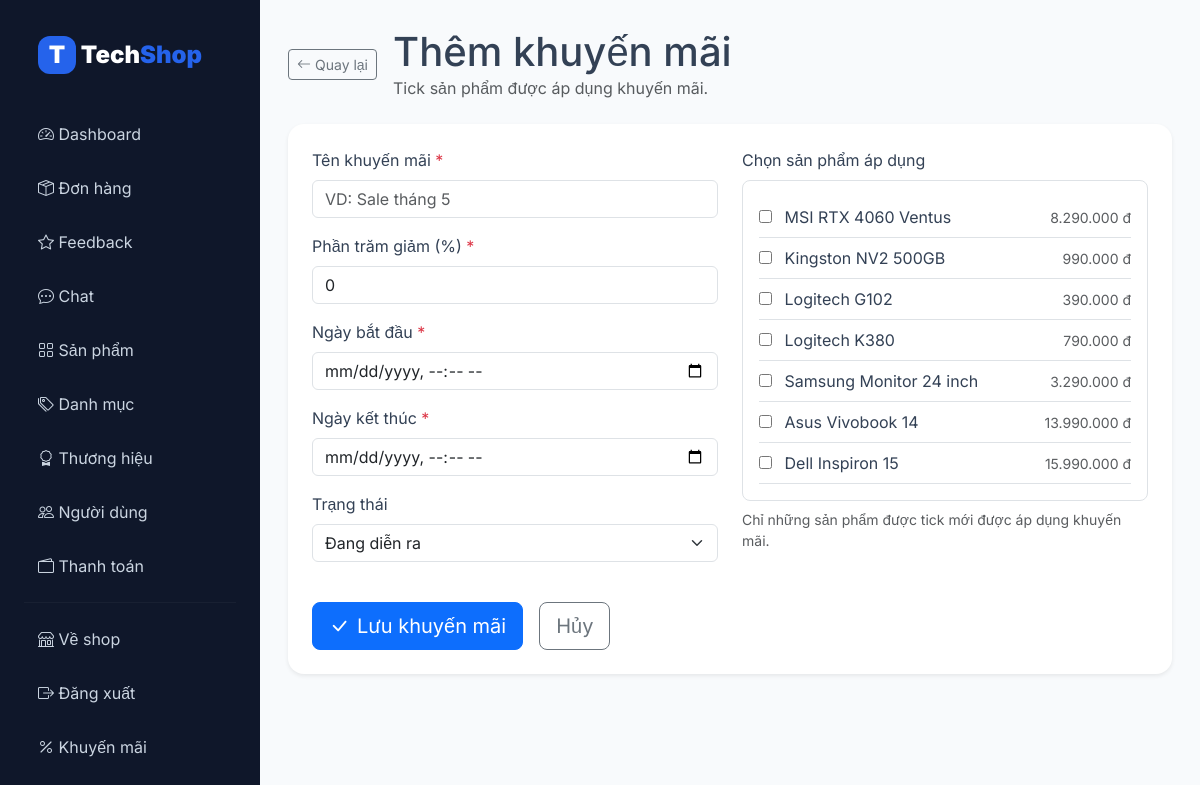
Page /admin/promotion_form.php (signed in) on the committed database.
### tables this page shows
CREATE TABLE `san_pham` (
  `id_san_pham` int(11) NOT NULL,
  `id_danh_muc` int(11) NOT NULL,
  `id_thuong_hieu` int(11) NOT NULL,
  `ten_san_pham` varchar(255) NOT NULL,
  `ma_san_pham` varchar(80) NOT NULL,
  `gia` decimal(15,2) NOT NULL,
  `hinh_anh_chinh` varchar(255) DEFAULT NULL,
  `mo_ta_ngan` text DEFAULT NULL,
  `mo_ta_chi_tiet` longtext DEFAULT NULL,
  `so_luong_ton` int(11) DEFAULT 0,
  `trang_thai` enum('dang_ban','het_hang','an') DEFAULT 'dang_ban',
  `ngay_tao` timestamp NOT NULL DEFAULT current_timestamp()
);

### includes/helpers.php (called while the page is built, shortened)
<?php
function h(mixed $value): string
{
    return htmlspecialchars((string)$value, ENT_QUOTES, 'UTF-8');
}
function format_price(mixed $price): string
{
    return number_format((float)$price, 0, ',', '.') . ' đ';
}

### models/AdminCatalog.php (called while the page is built, shortened)
<?php
class AdminCatalog
{
    public function productsForPromotionSelect(): array
    {
        return $this->pdo->query("
            SELECT id_san_pham, ten_san_pham, gia, trang_thai
            FROM san_pham
            WHERE trang_thai != 'an'
            ORDER BY id_san_pham DESC
        ")->fetchAll();
    }
}

### admin/promotion_form.php (the view, shortened to what this page needs)
<?php
require_once __DIR__ . '/../models/AdminCatalog.php';
$pdo = db_connect();
$m = new AdminCatalog($pdo);
$id = (int)($_GET['id'] ?? 0);
$km = $id ? $m->findPromotion($id) : null;
require __DIR__ . '/_layout_start.php';
$products = $m->productsForPromotionSelect();
$selected = $id ? $m->getPromotionProductIds($id) : [];
?>
<div class="d-flex align-items-center gap-3 mb-4">
    <a href="<?= BASE_URL ?>/admin/promotions.php" class="btn btn-outline-secondary btn-sm">
        <i class="bi bi-arrow-left me-1"></i>Quay lại
    </a>
    <div>
        <h1 class="mb-0"><?= $km ? 'Sửa khuyến mãi' : 'Thêm khuyến mãi' ?></h1>
        <p class="text-muted mb-0">Tick sản phẩm được áp dụng khuyến mãi.</p>
    </div>
</div>
<form method="post" class="bg-white p-4 rounded-4 shadow-sm">
    <div class="row g-4">
        <div class="col-lg-6">
            <div class="mb-3">
                <label class="form-label">Tên khuyến mãi <span class="text-danger">*</span></label>
                <input name="ten_khuyen_mai" class="form-control" required
                       value="<?= h($km['ten_khuyen_mai'] ?? '') ?>"
                       placeholder="VD: Sale tháng 5">
            </div>
            <div class="mb-3">
                <label class="form-label">Phần trăm giảm (%) <span class="text-danger">*</span></label>
                <input name="phan_tram_giam" type="number" min="0" max="100" step="0.01"
                       class="form-control" required
                       value="<?= h($km['phan_tram_giam'] ?? 0) ?>">
            </div>
            <div class="mb-3">
                <label class="form-label">Ngày bắt đầu <span class="text-danger">*</span></label>
                <input name="ngay_bat_dau" type="datetime-local" class="form-control" required
                       value="<?= !empty($km['ngay_bat_dau']) ? date('Y-m-d\TH:i', strtotime($km['ngay_bat_dau'])) : '' ?>">
            </div>
            <div class="mb-3">
                <label class="form-label">Ngày kết thúc <span class="text-danger">*</span></label>
                <input name="ngay_ket_thuc" type="datetime-local" class="form-control" required
                       value="<?= !empty($km['ngay_ket_thuc']) ? date('Y-m-d\TH:i', strtotime($km['ngay_ket_thuc'])) : '' ?>">
            </div>
            <div class="mb-3">
                <label class="form-label">Trạng thái</label>
                <select name="trang_thai" class="form-select">
                    <option value="dang_dien_ra" <?= ($km['trang_thai'] ?? '') === 'dang_dien_ra' ? 'selected' : '' ?>>Đang diễn ra</option>
                </select>
            </div>
        </div>
        <div class="col-lg-6">
            <label class="form-label">Chọn sản phẩm áp dụng</label>
            <div class="border rounded-3 p-3" style="max-height:420px; overflow:auto;">
                <?php foreach ($products as $sp): ?>
                    <label class="d-flex align-items-center justify-content-between gap-3 border-bottom py-2">
                        <span>
                            <input type="checkbox"
                                   name="products[]"
                                   value="<?= (int)$sp['id_san_pham'] ?>"
                                   <?= in_array((int)$sp['id_san_pham'], $selected, true) ? 'checked' : '' ?>>
                            <span class="ms-2"><?= h($sp['ten_san_pham']) ?></span>
                        </span>
                        <span class="text-muted small"><?= format_price($sp['gia']) ?></span>
                    </label>
                <?php endforeach; ?>
            </div>
            <small class="text-muted d-block mt-2">
                Chỉ những sản phẩm được tick mới được áp dụng khuyến mãi.
            </small>
        </div>
    </div>
    <div class="d-flex gap-3 mt-4">
        <button type="submit" class="btn btn-primary btn-lg">
            <i class="bi bi-check-lg me-2"></i>Lưu khuyến mãi
        </button>
        <a href="<?= BASE_URL ?>/admin/promotions.php" class="btn btn-outline-secondary btn-lg">Hủy</a>
    </div>
</form>
<?php require __DIR__ . '/_layout_end.php'; ?>

### assets/css/style.css (style rules this page uses)
:root { --primary: #2563eb; --primary-dark: #1d4ed8; --dark: #0f172a; --muted: #64748b; --border: #e2e8f0; --danger: #ef4444; --success: #16a34a; --warning: #f59e0b; --bg: #f8fafc; }
* { box-sizing: border-box; }
body { font-family: "Inter", sans-serif; background: var(--bg); color: #334155; }
a { text-decoration: none; }
html, body { min-height: 100%; }
body { display: flex; flex-direction: column; }

### rows in the picture
san_pham: ten_san_pham "MSI RTX 4060 Ventus", gia "8.290.000 đ"
san_pham: ten_san_pham "Kingston NV2 500GB", gia "990.000 đ"
san_pham: ten_san_pham "Logitech G102", gia "390.000 đ"
san_pham: ten_san_pham "Logitech K380", gia "790.000 đ"
san_pham: ten_san_pham "Samsung Monitor 24 inch", gia "3.290.000 đ"
san_pham: ten_san_pham "Asus Vivobook 14", gia "13.990.000 đ"
san_pham: ten_san_pham "Dell Inspiron 15", gia "15.990.000 đ"
